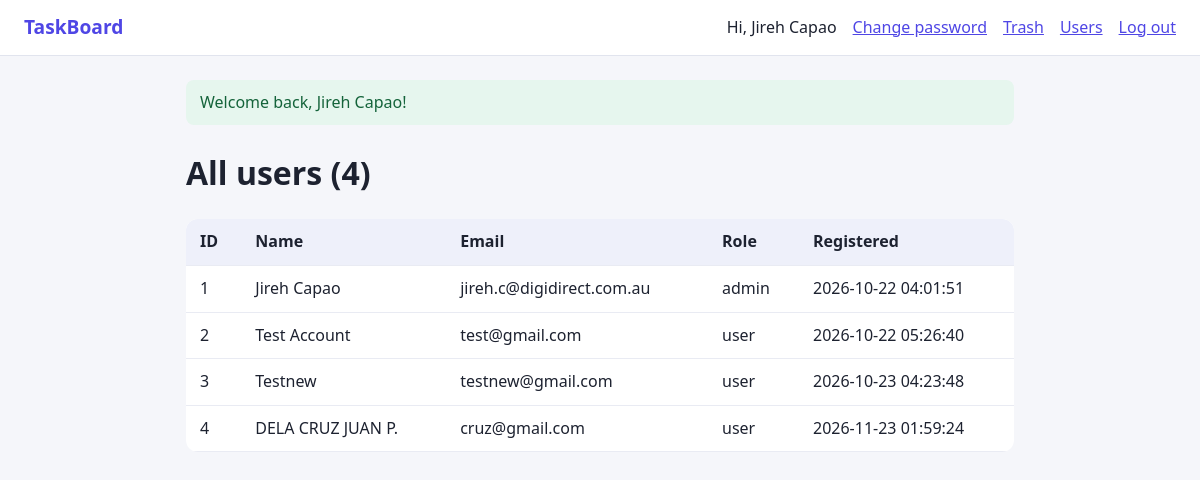
/admin_users.php (signed in), run on the app's committed database.
### tables this page shows
CREATE TABLE `users` (
  `id` int UNSIGNED NOT NULL,
  `name` varchar(50) NOT NULL,
  `email` varchar(190) NOT NULL,
  `password_hash` varchar(255) NOT NULL,
  `created_at` timestamp NOT NULL DEFAULT CURRENT_TIMESTAMP,
  `role` varchar(20) NOT NULL DEFAULT 'user'
);

### src/helpers.php (called while the page is built, shortened)
<?php
function e(?string $value): string
{
    return htmlspecialchars($value ?? '', ENT_QUOTES | ENT_SUBSTITUTE, 'UTF-8');
}
function get_flashes(): array
{
    $messages = $_SESSION['flash'] ?? [];
    return $messages;
}
function current_user_id(): ?int
{
    return isset($_SESSION['user_id']) ? (int) $_SESSION['user_id'] : null;
}
function current_user(): ?array
{
    static $cache = [];
    $id = current_user_id();
    if (!array_key_exists($id, $cache)) {
        $stmt = db()->prepare('SELECT id, name, email, role FROM users WHERE id = :id');
        $stmt->execute([':id' => $id]);
        $cache[$id] = $stmt->fetch() ?: null;
    }
    return $cache[$id];
}
function require_login(): void
{
    if (current_user() === null) {
        logout();
        redirect('/login.php');
    }
}
function require_role(string $role): void
{
    require_login();
}

### src/db.php (called while the page is built, shortened)
<?php
function db(): PDO
{
    static $pdo = null;
    if ($pdo === null) {
        $pdo = new PDO(
            'mysql:host=127.0.0.1;dbname=taskboard;charset=utf8mb4',
            'root',
            '',
            [
                PDO::ATTR_ERRMODE            => PDO::ERRMODE_EXCEPTION,
                PDO::ATTR_DEFAULT_FETCH_MODE => PDO::FETCH_ASSOC,
                PDO::ATTR_EMULATE_PREPARES   => false,
            ]
        );
    }
    return $pdo;
}

### public/admin_users.php (the view, shortened to what this page needs)
<?php
require_role('admin');
$users = db()->query(
    'SELECT id, name, email, role, created_at FROM users ORDER BY id'
)->fetchAll();
require __DIR__ . '/../src/views/header.php';
?>
<h1>All users (<?= count($users) ?>)</h1>
<table>
    <thead>
        <tr><th>ID</th><th>Name</th><th>Email</th><th>Role</th><th>Registered</th></tr>
    </thead>
    <tbody>
    <?php foreach ($users as $u): ?>
        <tr>
            <td><?= (int) $u['id'] ?></td>
            <td><?= e($u['name']) ?></td>
            <td><?= e($u['email']) ?></td>
            <td><?= e($u['role']) ?></td>
            <td><?= e($u['created_at']) ?></td>
        </tr>
    <?php endforeach; ?>
    </tbody>
</table>
<?php require __DIR__ . '/../src/views/footer.php'; ?>

### src/views/header.php (shortened to what this page needs)
<?php
$user = current_user();
?>
<!doctype html>
<html lang="en">
<head>
    <link rel="stylesheet" href="/style.css">
</head>
<body>
<header class="topbar">
    <a class="brand" href="/index.php">TaskBoard</a>
    <nav>
        <?php if ($user): ?>
            <span>Hi, <?= e($user['name']) ?></span>
            <a href="/profile.php">Change password</a>
            <a href="/trash.php">Trash</a>
        <?php if (($user['role'] ?? 'user') === 'admin'): ?>
            <a href="/admin_users.php">Users</a>
        <?php endif; ?>
        <form method="post" action="/logout.php" class="inline">
            <button type="submit" class="link">Log out</button>
        </form>
        <?php else: ?>
            <a href="/login.php">Log in</a>
            <a href="/register.php">Register</a>
        <?php endif; ?>
    </nav>
</header>
<main class="container">
<?php foreach (get_flashes() as $flash): ?>
    <div class="alert <?= e($flash['type']) ?>"><?= e($flash['msg']) ?></div>
<?php endforeach; ?>

### src/views/footer.php
</main>
</body>
</html>

### public/style.css (style rules this page uses)
* { box-sizing: border-box; }
body { margin: 0; font: 16px/1.6 system-ui, sans-serif; background: #f5f6fa; color: #1d2230; }
a { color: #4f46e5; }
.topbar { display: flex; justify-content: space-between; align-items: center; padding: 12px 24px; background: #fff; border-bottom: 1px solid #e1e4ee; }
.topbar nav { display: flex; gap: 16px; align-items: center; }
.brand { font-weight: 700; font-size: 1.2rem; text-decoration: none; }
.container { max-width: 860px; margin: 24px auto; padding: 0 16px; }
button, .button { background: #4f46e5; color: #fff; border: 0; border-radius: 8px; padding: 9px 16px; font: inherit; cursor: pointer; text-decoration: none; display: inline-block; }
button.link { background: none; color: #4f46e5; padding: 0; text-decoration: underline; }
form.inline { display: inline; }
.alert { padding: 10px 14px; border-radius: 8px; margin-bottom: 16px; }
.alert.success { background: #e6f6ee; color: #14633a; }
table { width: 100%; border-collapse: collapse; background: #fff; border-radius: 12px; overflow: hidden; }
th, td { text-align: left; padding: 10px 14px; border-bottom: 1px solid #e9ebf3; vertical-align: top; }
th { background: #eef0fa; }

### data on the page
users: name "Jireh Capao", id "1", email "jireh.c@digidirect.com.au", role "admin", created_at "2026-10-22 04:01:51"
users: id "2", name "Test Account", email "test@gmail.com", role "user", created_at "2026-10-22 05:26:40"
users: id "3", name "Testnew", email "testnew@gmail.com", role "user", created_at "2026-10-23 04:23:48"
users: id "4", name "DELA CRUZ JUAN P.", email "cruz@gmail.com", role "user", created_at "2026-11-23 01:59:24"

### other printed values
$flash['msg'] "Welcome back, Jireh Capao!"
count($users) "4"
